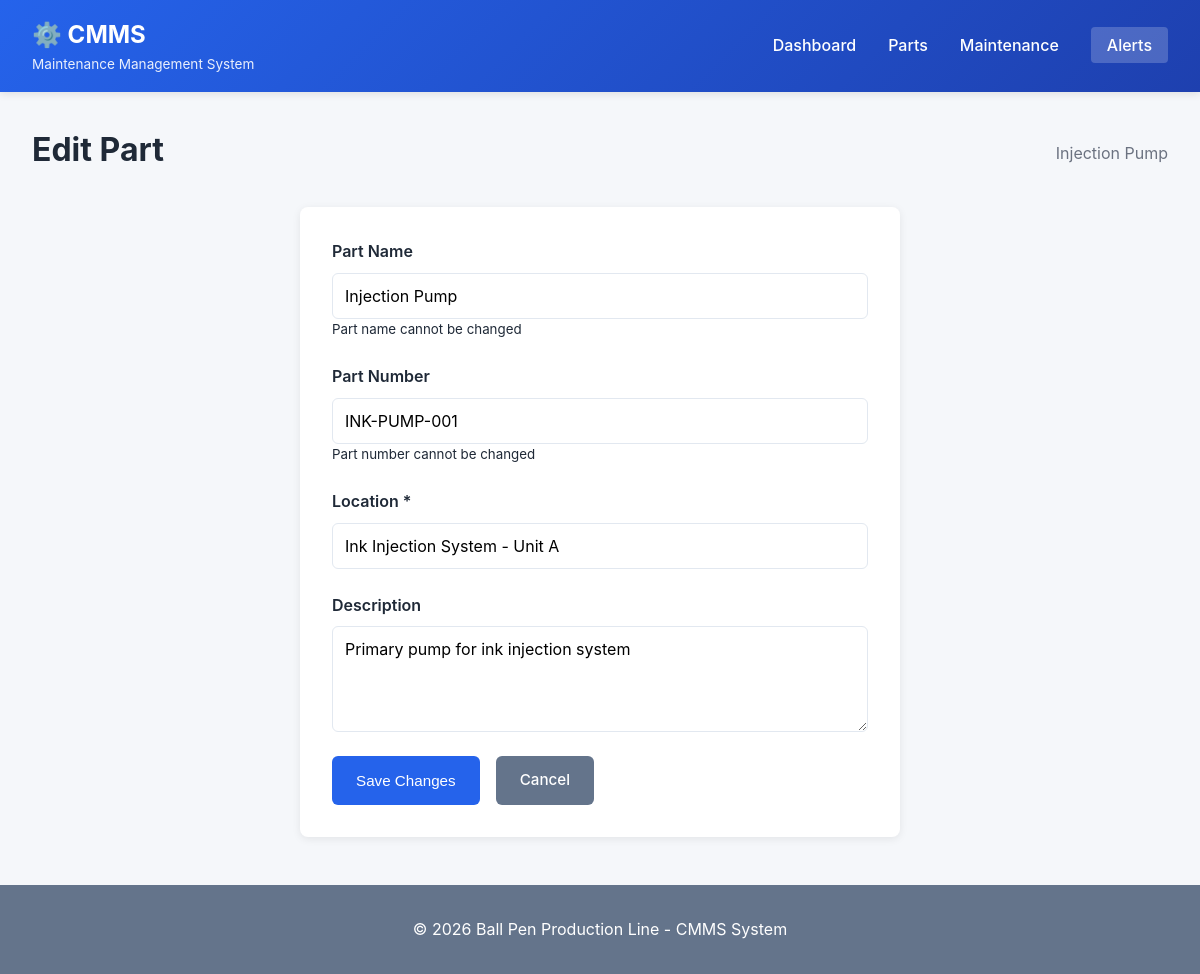
The app's page /parts/1/edit with its own data.
### tables this page shows
CREATE TABLE parts (
                id INTEGER PRIMARY KEY AUTOINCREMENT,
                name TEXT NOT NULL UNIQUE,
                description TEXT,
                location TEXT,
                part_number TEXT,
                created_at TIMESTAMP DEFAULT CURRENT_TIMESTAMP
            );

### cmms_app.py (the view, shortened to what this page needs)
@app.route('/parts/<int:part_id>/edit', methods=['GET', 'POST'])
def edit_part(part_id):
    db = get_db()
    part = db.get_part(part_id)
    if not part:
        flash('Part not found', 'error')
        return redirect(url_for('parts'))
    return render_template('edit_part.html', part=part)

### cmms_app.py (called while the page is built)
def get_db():
    db = getattr(g, '_database', None)
    if db is None:
        db = g._database = CMmsDatabase()
    return db

### cmms_database.py (called while the page is built)
    def init_db(self):
        self.conn = sqlite3.connect(self.db_path)
        self.conn.row_factory = sqlite3.Row
        self.cursor = self.conn.cursor()
        self.create_tables()

    def close(self):
        if self.conn:
            self.conn.close()

    def get_part(self, part_id):
        self.cursor.execute('SELECT * FROM parts WHERE id = ?', (part_id,))
        return self.cursor.fetchone()

### templates/edit_part.html (shortened to what this page needs)
{% extends "base.html" %}
{% block content %}
<div class="page-header">
    <h2>Edit Part</h2>
    <p class="subtitle">{{ part.name }}</p>
</div>
<div class="form-container">
    <form method="POST" class="form">
        <div class="form-group">
            <label for="name">Part Name</label>
            <input type="text" id="name" value="{{ part.name }}" readonly class="form-input">
            <small>Part name cannot be changed</small>
        </div>
        <div class="form-group">
            <label for="part_number">Part Number</label>
            <input type="text" id="part_number" value="{{ part.part_number }}" readonly class="form-input">
            <small>Part number cannot be changed</small>
        </div>
        <div class="form-group">
            <label for="location">Location *</label>
            <input type="text" id="location" name="location" required class="form-input"
                   value="{{ part.location }}">
        </div>
        <div class="form-group">
            <label for="description">Description</label>
            <textarea id="description" name="description" rows="4" class="form-input">{{ part.description }}</textarea>
        </div>
        <div class="form-actions">
            <button type="submit" class="btn btn-primary">Save Changes</button>
            <a href="{{ url_for('view_part', part_id=part.id) }}" class="btn btn-secondary">Cancel</a>
        </div>
    </form>
</div>
{% endblock %}

### static/style.css (style rules this page uses)
:root { --primary: #2563eb; --primary-dark: #1e40af; --secondary: #64748b; --success: #10b981; --warning: #f59e0b; --danger: #ef4444; --info: #3b82f6; --light: #f8fafc; --border: #e2e8f0; --text: #1f2937; --text-light: #6b7280; }
* { margin: 0; padding: 0; box-sizing: border-box; }
body { font-family: -apple-system, BlinkMacSystemFont, 'Segoe UI', Roboto, Oxygen, Ubuntu, Cantarell, sans-serif; line-height: 1.6; color: var(--text); background: #f5f7fa; }
.page-header { display: flex; justify-content: space-between; align-items: center; margin-bottom: 2rem; }
.page-header h2 { font-size: 2rem; color: var(--text); }
.subtitle { color: var(--text-light); margin: 0.5rem 0 0 0; }
.btn { display: inline-block; padding: 0.75rem 1.5rem; border-radius: 6px; text-decoration: none; border: none; cursor: pointer; font-weight: 500; transition: all 0.3s; font-size: 0.95rem; }
.btn-primary { background: var(--primary); color: white; }
.btn-secondary { background: var(--secondary); color: white; }
.form-container { background: white; border-radius: 8px; padding: 2rem; max-width: 600px; margin: 2rem auto; box-shadow: 0 2px 8px rgba(0,0,0,0.08); }
.form { display: flex; flex-direction: column; gap: 1.5rem; }
.form-group { display: flex; flex-direction: column; }
.form-group label { font-weight: 600; margin-bottom: 0.5rem; color: var(--text); }
.form-input { padding: 0.75rem; border: 1px solid var(--border); border-radius: 6px; font-size: 1rem; font-family: inherit; transition: all 0.3s; }
.form-actions { display: flex; gap: 1rem; justify-content: flex-start; }
.form-actions .btn { flex: 0 1 auto; }

### records on screen
parts: name "Injection Pump", part_number "INK-PUMP-001", location "Ink Injection System - Unit A", description "Primary pump for ink injection system"
